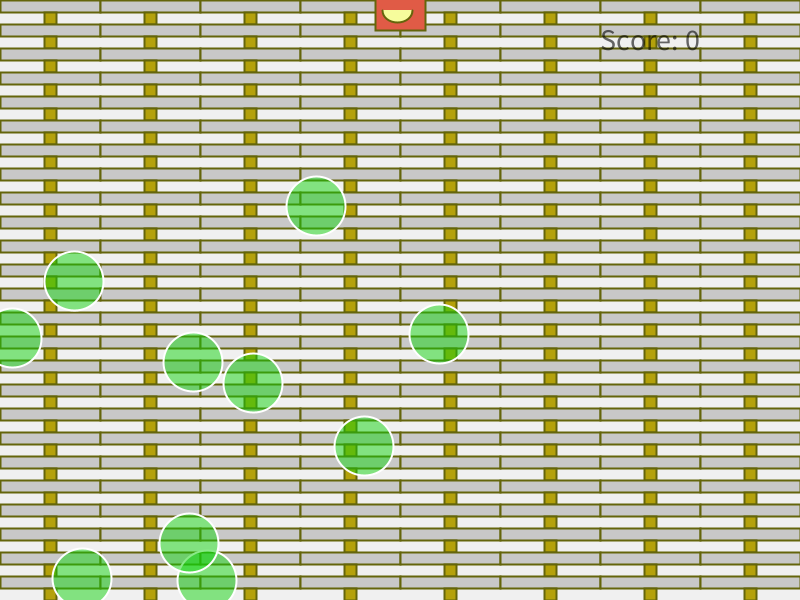
Frame 1 (no input)
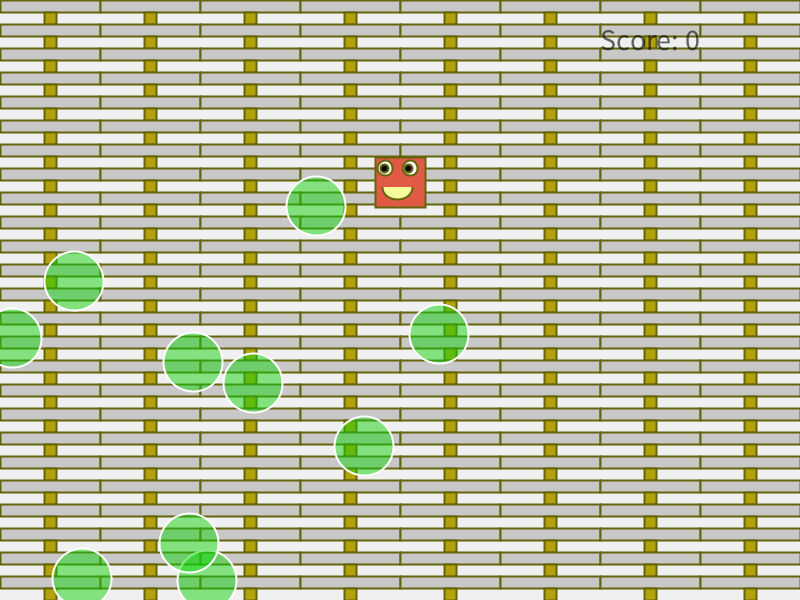
Frame 60 (the mouse pressed at the canvas centre just before this capture)
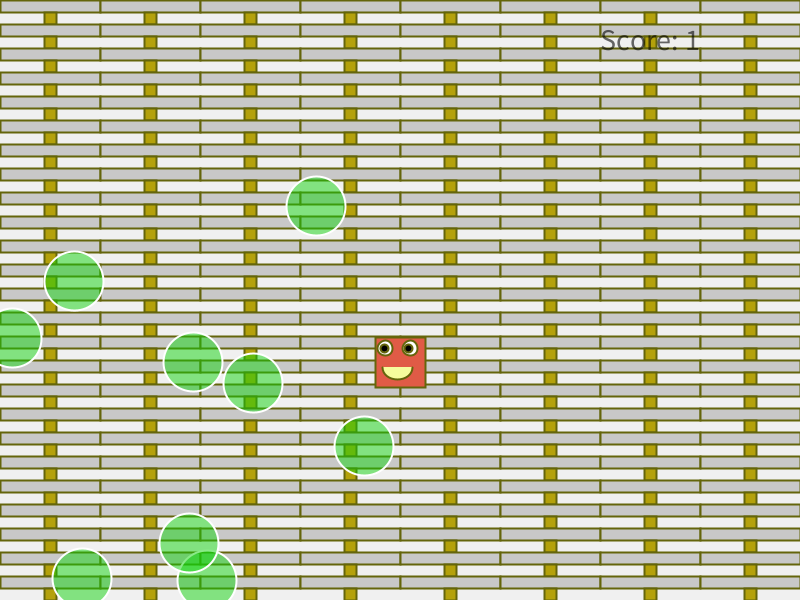
Frame 120 (the mouse held since frame 60 and released just before this capture)

The Processing sketch that drew these frames (run headless with seeded random() and noise(); from frame 60 on, the mouse is pressed at the canvas centre):

// Processing sketch: Sadia_bubbleBreakGame
// ── Sadia_bubbleBreakGame.pde
float rectGX=400, rectGY=5;// grob cordinates 
color grob=#E05B46;
float speed=3;
int keyPress;

//I cal the ellipses "bubbles" because it sounds cute.
int bubbleNum;

IntList bubbleCoords;//An array to store x,y coordinates of all the bubbles.
/*
  I use IntList instead of prain ordinary array for a reason.
  Ordinary array doesn't allow us to remove the element inside, so we can't erase colided bubbles.
  Whereas, IntList allows us to do so.
*/

int diameter = 0;
color bubbleFill = color(0, 0, 0);

boolean isInitialized = false;

int score = 0;

void setup() {
  size(800, 600);
  initialize();//I put this funciton at the bottom
}

void draw() {
  Background();
  checkColision();
  bubbles();
  grob();
  keyboard();
  limits();
  
  fill(0, 150);
  textSize(30);
  text("Score: "+score, width-200, 50);
  
  
  if(isInitialized == true){
    initialize();
    isInitialized = false;//After initialise bubbles, immediately set false again.
  }
}

void keyboard() {
  if (keyPressed) {
    if (keyCode==RIGHT) {
     rectGX+=random(2,5);
      keyPress+=1;
    }
    if (keyCode==LEFT) {
      rectGX+=random(-2,-5);
      keyPress+=1;
    }
  }
}


void grob() {
  //I set the rectangle mode to CENTER, to make it easy to calculate distance between the grob and the bubbles
  rectMode(CENTER);
  
  //To along with the rect center mode, I tweaked the value a bit.
  fill(grob);
  rect(rectGX, rectGY, 50, 50);// face
  fill(255);
  ellipse(rectGX-15, rectGY-14, 15, 15);// left eye 
  fill(0);
  ellipse(rectGX-16, rectGY+-14, 8, 8);// left inner eye
  fill(255);
  ellipse(rectGX+10, rectGY-14, 15, 15);// right eye
  fill(0);
  ellipse(rectGX+8, rectGY-14, 8, 8);// right inner eye
  fill(#F6FC9C);
  arc(rectGX-3, rectGY+5, 30, 25, 0, 3.14);// happy smile

  rectGY+=speed;

}

void limits(){
  if(rectGY>=600){//Mr.Grob reached the bottom.
    isInitialized = true;//Initialize the bubbles again at this moment.
    rectGY=0; 
  }
  
  //I made a limitation not the grob to go out of the canvas. If you don't like then you can just delete this.
  if(rectGX < 0+25){
    rectGX = 0+25;
  }else if(rectGX > width-25){
    rectGX = width-25;
  }
}



void bubbles(){
  stroke(255);
  for(int i=0; i<bubbleCoords.size(); i+=2){
    int[] bubbleCoord = bubbleCoords.array();//Convert the IntList to ordinary int array in order to use in processing function.
    float bX = float(bubbleCoord[i]);//functions like ellipse requires float value, so convert to float.
    float bY = float(bubbleCoord[i+1]);
    
    fill(bubbleFill);
    ellipse(bX, bY, diameter, diameter);
  }
  
  stroke(100, 101, 11);
}


void checkColision(){  
  for(int i=0; i<bubbleCoords.size(); i+=2){
    int[] bubbleCoord = bubbleCoords.array();//Convert the IntList to ordinary int array in order to use in processing function.
    float bX = float(bubbleCoord[i]);//functions like ellipse requires float value, so convert to float.
    float bY = float(bubbleCoord[i+1]);
    float d = dist(bX, bY, rectGX,rectGY);//Calculate each distance between every bubble and the Grob 

    if(d < diameter/2+25){//d smaller than (radius of the bubble + half length of the grob) => colide!!!!!
      bubbleCoords.remove(i);//First we remove the x value
      bubbleCoords.remove(i);//Right after erase the x value, the y value slide into the position, so we erase that y value too.
      
      score++;//yay
    }
  }
}

void Background(){
  background(240);
  rectMode(CORNER);

  for (int x = 0; x < width; x += 100) {
    for (int y = 0; y < height; y += 24) {
      
      stroke(100, 101, 11);
      strokeWeight(2);
  
      fill(200);
      rect(x, y, 100, 12);

      fill(180, 161, 11);
      rect(x+50-6, y+12, 12, 12);
    
    }
  }
}

void initialize(){
  bubbleNum = int(random(1, 15));//Determine initial number of the bubbles.
  //println(bubbleNum);
  bubbleCoords = new IntList();//Make spaces to store bubbles
  
  for(int i=0; i<bubbleNum; i++){//Iterate number of the bubbles times.
    bubbleCoords.append(int(random(0, width)));//Add each bubble's x coordinate
    bubbleCoords.append(int(random(height/3, height)));//Add each bubble's y coordinate
  }
  /*
    At this moment, the size of the IntList bubbleCoords is 2 times of the bubbleNum
    
                x0   y0   x1   y1   x2   y2           xN   yN
    bubbleCoords [ 484, 473, 135, 575, 694, 445, ..... , 249, 473 ]
  */
  //println(bubbleCoords);
   
  //Initialize the bubble diamter and fill
  diameter = int(random(40, 80));
  bubbleFill = color(int(random(0, 255)), int(random(0, 255)), int(random(0, 255)), 125);//I added a bit of transparency
}
